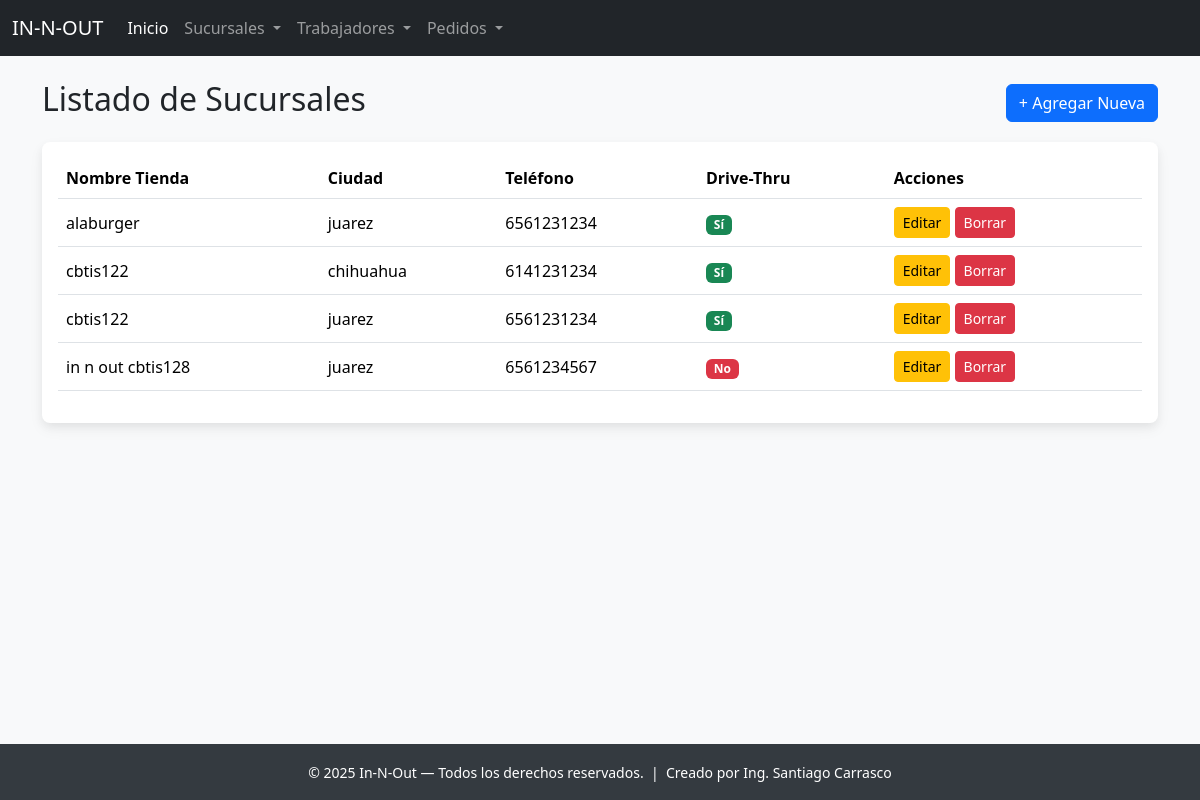
The page /sucursal/ver/ on the database its author committed.
### app_InNOut/models.py (models this page shows, shortened)
class Sucursal(models.Model):
    nombre_tienda = models.CharField(max_length=100)
    ciudad = models.CharField(max_length=100)
    telefono_tienda = models.CharField(max_length=20)
    es_drive_thru = models.BooleanField(default=False)
    fecha_apertura = models.DateField()

### app_InNOut/views.py (the view)
# urls.py: path('sucursal/ver/', views.ver_sucursales, name='ver_sucursales'),
def ver_sucursales(request):
    sucursales = Sucursal.objects.all().order_by('nombre_tienda')
    return render(request, 'sucursal/ver_sucursales.html', {'sucursales': sucursales})

### app_InNOut/templates/sucursal/ver_sucursales.html (shortened to what this page needs)
{% extends 'base.html' %}
{% block content %}
<div class="d-flex justify-content-between align-items-center mb-3">
  <h2>Listado de Sucursales</h2>
  <a href="{% url 'agregar_sucursal' %}" class="btn btn-primary">
    + Agregar Nueva
  </a>
</div>
<div class="card card-soft">
  <div class="card-body">
    <div class="table-responsive">
      <table class="table table-hover align-middle">
        <thead>
          <tr>
            <th scope="col">Nombre Tienda</th>
            <th scope="col">Ciudad</th>
            <th scope="col">Teléfono</th>
            <th scope="col">Drive-Thru</th>
            <th scope="col">Acciones</th>
          </tr>
        </thead>
        <tbody>
          {% for s in sucursales %}
          <tr>
            <td>{{ s.nombre_tienda }}</td>
            <td>{{ s.ciudad }}</td>
            <td>{{ s.telefono_tienda }}</td>
            <td>
              {% if s.es_drive_thru %}
                <span class="badge bg-success">Sí</span>
              {% else %}
                <span class="badge bg-danger">No</span>
              {% endif %}
            </td>
            <td>
              <a href="{% url 'actualizar_sucursal' s.id %}" class="btn btn-sm btn-warning">Editar</a>
              <a href="{% url 'borrar_sucursal' s.id %}" class="btn btn-sm btn-danger">Borrar</a>
            </td>
          </tr>
          {% empty %}
          <tr>
            <td colspan="5" class="text-center">No hay sucursales registradas.</td>
          </tr>
          {% endfor %}
        </tbody>
      </table>
    </div>
  </div>
</div>
{% endblock %}

### app_InNOut/templates/base.html (style rules this page uses)
body { background-color: #f8f9fa; padding-top: 56px; padding-bottom: 60px; }
.card-soft { box-shadow: 0 4px 8px 0 rgba(0,0,0,0.05), 0 6px 15px 0 rgba(0,0,0,0.05); border: none; border-radius: .5rem; }

### rows shown on the page
Sucursal: nombre_tienda "alaburger", ciudad "juarez", telefono_tienda "6561231234", es_drive_thru "Sí"
Sucursal: nombre_tienda "cbtis122", ciudad "chihuahua", telefono_tienda "6141231234", es_drive_thru "Sí"
Sucursal: nombre_tienda "cbtis122", ciudad "juarez", telefono_tienda "6561231234", es_drive_thru "Sí"
Sucursal: nombre_tienda "in n out cbtis128", ciudad "juarez", telefono_tienda "6561234567", es_drive_thru "No"
